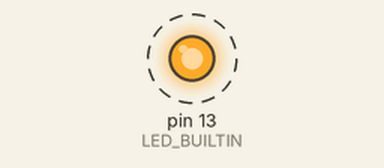
Simulated run of this sketch. Board: Arduino Uno, built with avr-gcc and run on an emulated ATmega328P. Shown: output pins drawn as LEDs (lit = HIGH). Dashed ring = blinking.

Above: at 1.0 s.
Timing chart, 0 to 5.8 s (numbered marks = the images above):
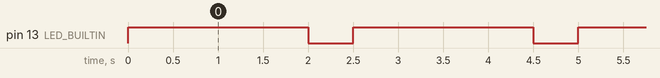

Measured:
- by itself, pin 13 (LED_BUILTIN): alternates HIGH for 2.0 s and LOW for 0.50 s

The sketch:

sketch_feb07a.ino
```cpp
void setup() {
  // initialize digital pin LED_BUILTIN as an output.
  pinMode(LED_BUILTIN, OUTPUT);
}

// the loop function runs over and over again forever
void loop() {
  digitalWrite(LED_BUILTIN, HIGH);   // turn the LED on
  delay(2000);                       // wait for half a second
  digitalWrite(LED_BUILTIN, LOW);    // turn the LED off
  delay(500);                       // wait for half a second
}
```
